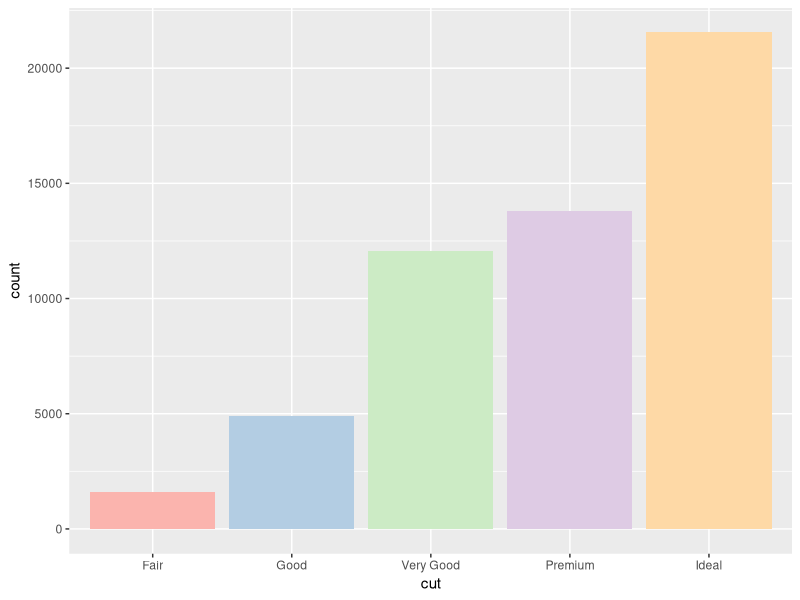
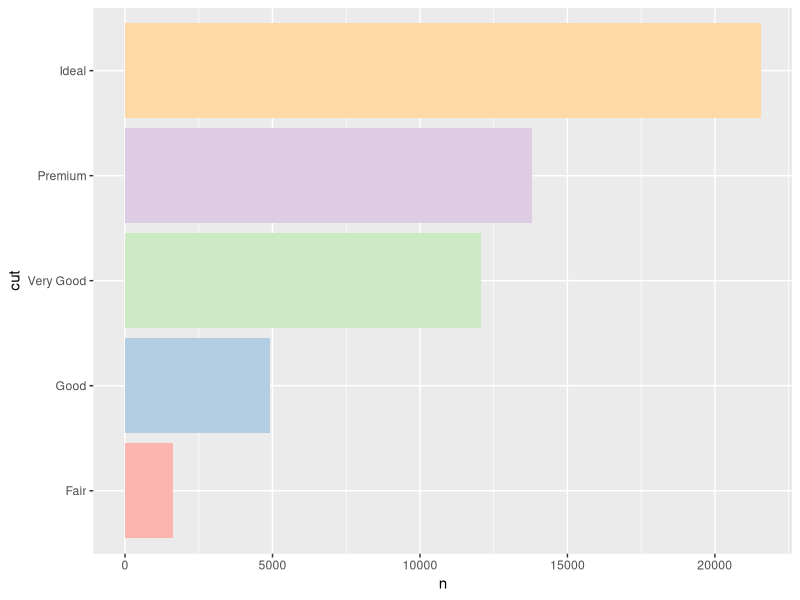
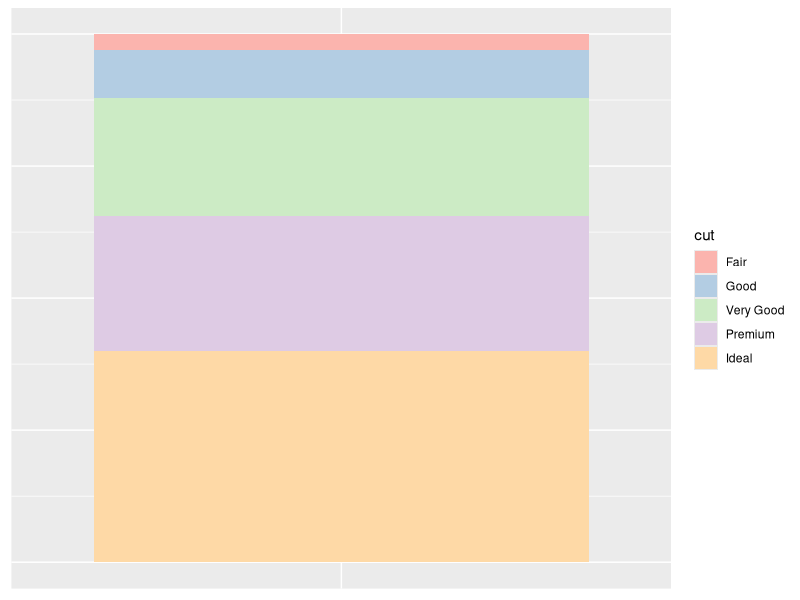
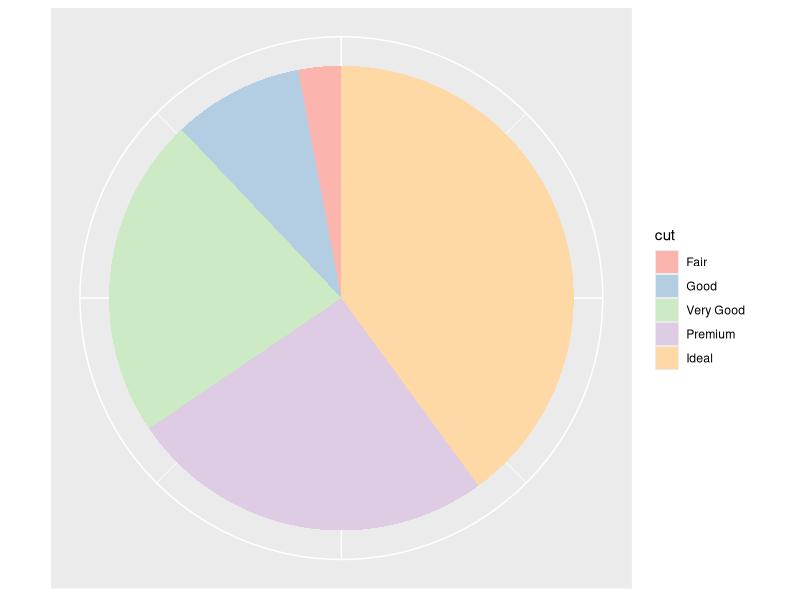
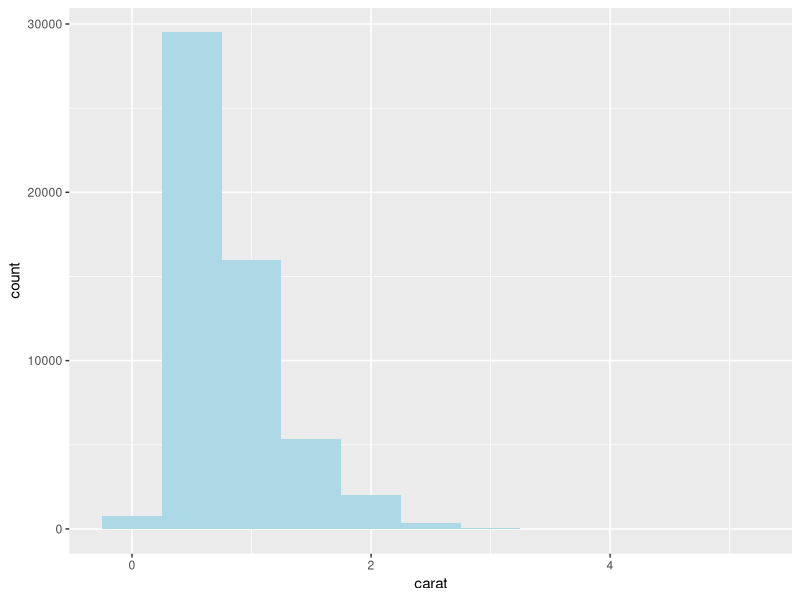
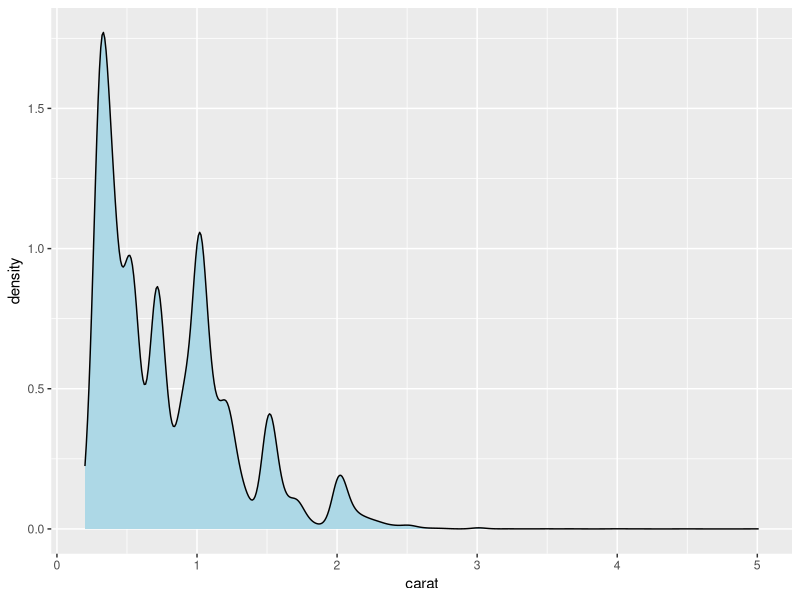
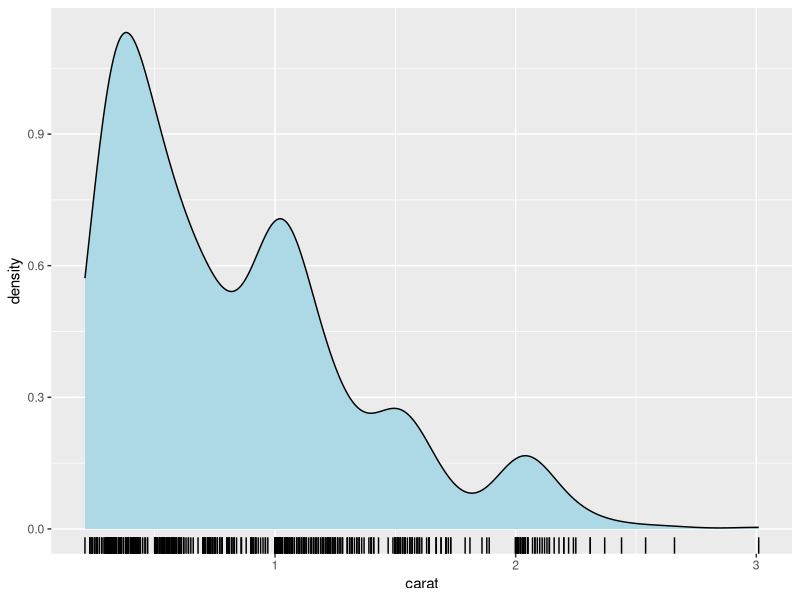
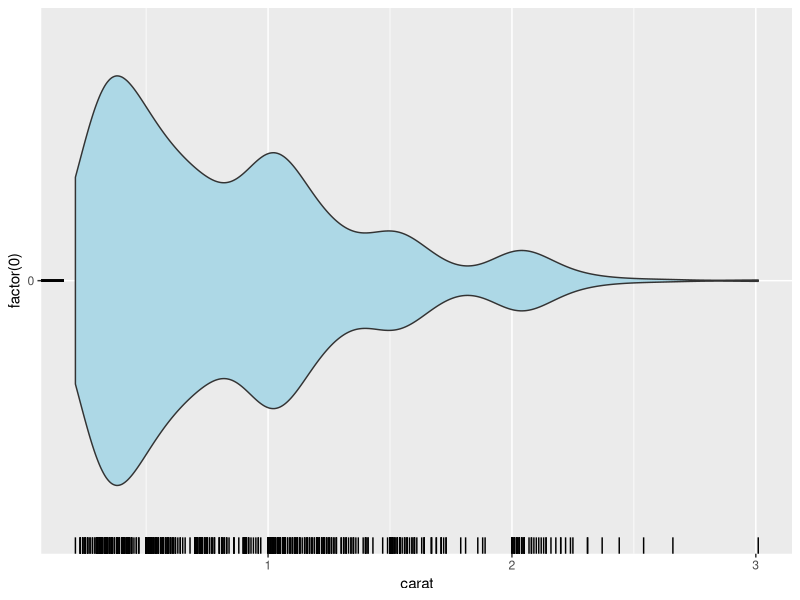

Write the R code that produced these figures, in order.
## ---- chunk 1
knitr::opts_chunk$set(echo = TRUE,
                      messages = FALSE,
                      warning = FALSE)
library(tidyverse)
data(diamonds)
View(diamonds)
## ---- chunk 2
diamonds %>% 
  ggplot(aes(x = cut, fill = cut)) +
  geom_bar(show.legend = FALSE) +
  scale_fill_brewer(palette = "Pastel1")
## ---- chunk 3
diamonds %>% 
  count(cut) %>% 
  ggplot(aes(y = cut, x = n, fill = cut)) +
  geom_col(show.legend = FALSE)  +
  scale_fill_brewer(palette = "Pastel1")
## ---- chunk 4
diamonds %>% 
  count(cut) %>% 
  ggplot(aes(x = factor(0), y = n, fill = cut)) +
  geom_col(position = "fill")  +
  scale_fill_brewer(palette = "Pastel1")  +
  theme(
    axis.title.x = element_blank(),
    axis.text.x = element_blank(),
    axis.ticks.x = element_blank(),
    axis.title.y = element_blank(),
    axis.text.y = element_blank(),
    axis.ticks.y = element_blank()
  )
## ---- chunk 5
diamonds %>% 
  count(cut) %>% 
  ggplot(aes(x = factor(0), y = n, fill = cut)) +
  geom_col(position = "fill") +
  coord_polar(theta = "y", start = 0) +
  scale_fill_brewer(palette = "Pastel1") +
  theme(
    axis.title.x = element_blank(),
    axis.text.x = element_blank(),
    axis.ticks.x = element_blank(),
    axis.title.y = element_blank(),
    axis.text.y = element_blank(),
    axis.ticks.y = element_blank()
  )
## ---- chunk 6
diamonds %>%
  ggplot(aes(x = carat)) +
  geom_histogram(binwidth = 0.5, fill = "lightblue")
## ---- chunk 7
diamonds %>%
  ggplot(aes(x = carat)) +
  geom_density(fill = "lightblue")
## ---- chunk 8
diamonds_sub <- diamonds %>%
  sample_n(1000)
diamonds_sub %>% 
  ggplot(aes(x = carat)) +
  geom_density(fill = "lightblue") +
  geom_rug()
## ---- chunk 9
diamonds_sub %>%
  ggplot(aes(x = carat, y = factor(0))) +
  geom_violin(fill = "lightblue") +
  geom_rug()
## ---- chunk 10
mean(diamonds$carat)
median(diamonds$carat)
diamonds %>%
  ggplot(aes(x = carat)) +
  geom_density(fill = "lightblue") +
  geom_vline(
    xintercept = mean(diamonds$carat),
    color = "red",
    size = 2
  ) +
  geom_vline(
    xintercept = median(diamonds$carat),
    color = "blue",
    size = 2
  )
## ---- chunk 11
carat_mean <- mean(diamonds$carat)
carat_sd <- sd(diamonds$carat)
diamonds %>% 
  ggplot(aes(x = carat)) +
  geom_density(fill = "lightblue", bw = 0.2) +
  geom_vline(xintercept = carat_mean, color = "red") +
  geom_vline(xintercept = carat_mean - carat_sd, color = "blue", size = 2) +
  geom_vline(xintercept = carat_mean + carat_sd, color = "blue", size = 2)
## ---- chunk 12
quantile(diamonds$carat)
summary(diamonds$carat)
## ---- chunk 13
diamonds %>% 
  ggplot(aes(y = factor("Size"), x = carat)) +
  geom_boxplot() +
  stat_summary(fun = "mean",
             geom = "point",
             shape = 23,
             size = 1.5,
             fill = "red")
## ---- chunk 14
Median <- median(diamonds$carat)
lower_hinge <- quantile(diamonds$carat, 0.25)
upper_hinge <- quantile(diamonds$carat, 0.75)

diamonds %>% 
  ggplot(aes(y = factor("Size"), x = carat)) +
  geom_vline(xintercept = Median, color = "red") +
  geom_vline(xintercept = lower_hinge, color = "blue") +
  geom_vline(xintercept = upper_hinge, color = "blue") +
  geom_boxplot(fill = "lightgreen") +
  stat_summary(fun = "mean",
             geom = "point",
             shape = 23,
             size = 1.5,
             fill = "red")
## ---- chunk 15
upper_hinge - lower_hinge
IQR(diamonds$carat)
## ---- chunk 16
diamonds %>% 
  ggplot(aes(y = factor("Size"), x = carat)) +
  geom_boxplot(fill = "lightblue") +
  stat_summary(fun = "mean",
             geom = "point",
             shape = 23,
             size = 1.5,
             fill = "red")
## ---- chunk 17
diamonds %>% 
  ggplot(aes(y = factor("Size"), x = carat)) +
  geom_violin(fill = "lightgreen") +
  geom_boxplot(fill = "lightblue", width = 0.1) +
  stat_summary(fun = "mean",
             geom = "point",
             shape = 23,
             size = 1.5,
             fill = "red")
## ---- chunk 18
mpg %>% 
  ggplot() +
  geom_boxplot(aes(x = hwy, y = factor("Highway")), fill = "blue", alpha = 0.25) +
  geom_boxplot(aes(x = cty, y = factor("City")), fill = "red", alpha = 0.25) +
  labs(
    title = "Vehicles get better mileage on the highway.",
    subtitle = "1999 and 2008 Vehicles",
    x = "Miles Per Gallon",
    y = "",
    caption = "Source: Tidyverse mpg"
  )
